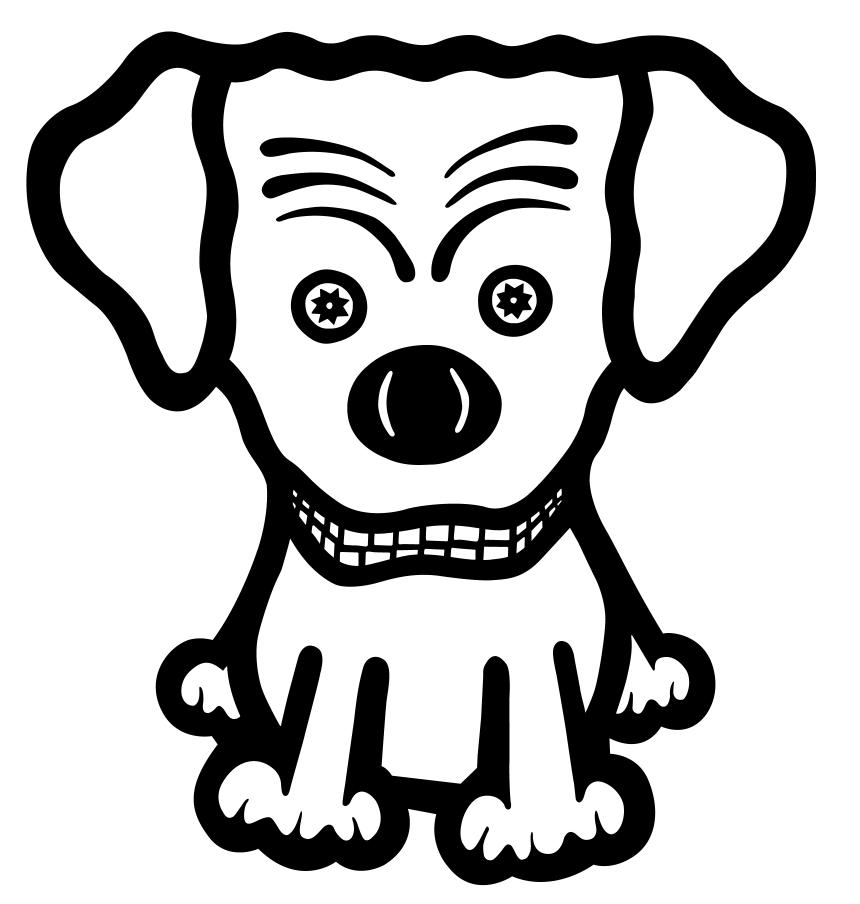
#> input picture BACKUP/SLMLab_Backup/Image.png, 4296 x 4517 px (shown at 1/5 size)
$ jupyter execute --allow-errors 'SLMLabv1 Test.ipynb'   (shell and % lines are left out)   (older library calls are emulated)
#> lines starting #> are read from the running program, lines starting #| are printed output that depends on the picture
# Testbench for SLMLab.dll

Author(s): *Martin Fränzl*

## Required packages

[cell 1]
import numpy as np
import matplotlib.pyplot as plt

from ctypes import *
from skimage.io import imread
from skimage.transform import resize

## Load DLL

#> (a cell that did not finish here is left out)

#> (a cell that did not finish here is left out)

## Start CUDA

[cell 4]
pSLMstart = np.zeros((512*512, 1)) # dtype=np.uint16
pSLMstart = np.copy(pSLMstart).astype('float')

#> (the rest of this cell did not finish here and is left out)

## Open Image

[cell 5]
image = imread('Image.png')
#> image is the input picture: shape (4517, 4296, 3); mean R, G, B 192.8, 192.8, 192.8
image = resize(image[:,:,0], (512, 512))
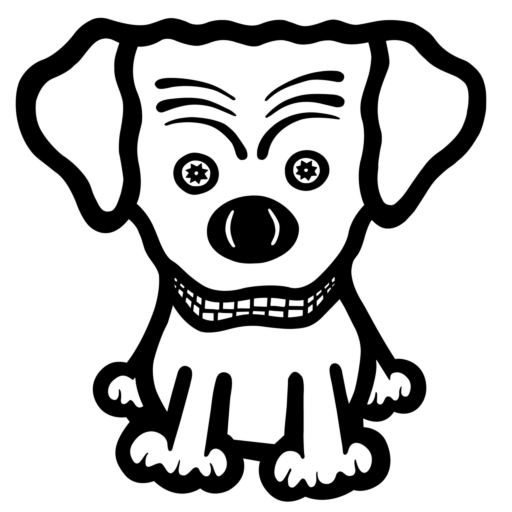
#> image: shape (512, 512) float64; min 0, max 1, mean 0.756

[cell 6]
plt.imshow(image, cmap='gray');

## Generate Phase

[cell 7]
pSLM = np.zeros((512*512, 1)) # dtype=np.uint16
pSLM = np.copy(pSLM).astype('uint16')

dAmplitude = image.reshape((512*512, 1))/image.max() # desired amplitude
dAmplitude = np.copy(dAmplitude).astype('float')

[cell 8]
plt.imshow(dAmplitude, cmap='gray');
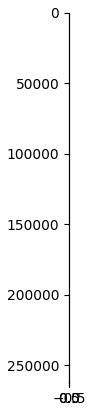
#> figure drawn by matplotlib, 1 panel

#> (a cell that did not finish here is left out)

[cell 10]
pSLM.max()

[cell 11]
plt.imshow(pSLM.reshape(512, 512), cmap='gray');
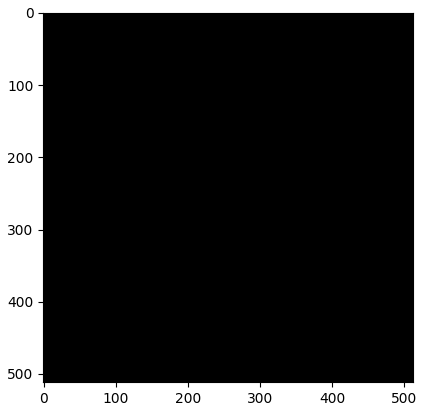
#> figure drawn by matplotlib, 1 panel
